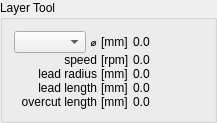
              <widget class="QGroupBox" name="toolGroupBox">
               <property name="title">
                <string>Layer Tool</string>
               </property>
               <layout class="QHBoxLayout" name="horizontalLayout_3">
                <property name="spacing">
                 <number>2</number>
                </property>
              <item>
               <layout class="QVBoxLayout" name="verticalLayout_2">
                <property name="spacing">
                 <number>0</number>
                </property>
                 <item>
                  <layout class="QGridLayout" name="toolValuesGrid" columnstretch="0,1,0,0">
                   <property name="horizontalSpacing">
                    <number>4</number>
                   </property>
                   <property name="verticalSpacing">
                    <number>0</number>
                   </property>
                   <item row="0" column="0">
                    <widget class="QComboBox" name="toolDiameterComboBox">
                     <property name="sizePolicy">
                      <sizepolicy hsizetype="Maximum" vsizetype="Fixed">
                       <horstretch>0</horstretch>
                       <verstretch>0</verstretch>
                      </sizepolicy>
                     </property>
                     <property name="sizeAdjustPolicy">
                      <enum>QComboBox::AdjustToContents</enum>
                     </property>
                     <property name="maxVisibleItems">
                      <number>20</number>
                     </property>
                    </widget>
                   </item>
                   <item row="0" column="1">
                    <widget class="QLabel" name="label_11">
                     <property name="sizePolicy">
                      <sizepolicy hsizetype="Expanding" vsizetype="Preferred">
                       <horstretch>0</horstretch>
                       <verstretch>0</verstretch>
                      </sizepolicy>
                     </property>
                     <property name="text">
                      <string notr="true">⌀</string>
                     </property>
                     <property name="textFormat">
                      <enum>Qt::PlainText</enum>
                     </property>
                     <property name="alignment">
                      <set>Qt::AlignRight|Qt::AlignTrailing|Qt::AlignVCenter</set>
                     </property>
                    </widget>
                   </item>
                   <item row="0" column="2">
                    <widget class="QLabel" name="toolDiameterUnitLabel">
                     <property name="sizePolicy">
                      <sizepolicy hsizetype="Maximum" vsizetype="Preferred">
                       <horstretch>0</horstretch>
                       <verstretch>0</verstretch>
                      </sizepolicy>
                     </property>
                     <property name="text">
                      <string notr="true">[mm]</string>
                     </property>
                    </widget>
                   </item>
                   <item row="0" column="3">
                    <widget class="QLabel" name="toolDiameterLabel">
                     <property name="minimumSize">
                      <size>
                       <width>70</width>
                       <height>0</height>
                      </size>
                     </property>
                     <property name="maximumSize">
                      <size>
                       <width>70</width>
                       <height>16777215</height>
                      </size>
                     </property>
                     <property name="text">
                      <string notr="true">0.0</string>
                     </property>
                    </widget>
                   </item>
                   <item row="1" column="0" colspan="2">
                    <widget class="QLabel" name="label_12">
                     <property name="sizePolicy">
                      <sizepolicy hsizetype="Expanding" vsizetype="Preferred">
                       <horstretch>0</horstretch>
                       <verstretch>0</verstretch>
                      </sizepolicy>
                     </property>
                     <property name="text">
                      <string>speed</string>
                     </property>
                     <property name="alignment">
                      <set>Qt::AlignRight|Qt::AlignTrailing|Qt::AlignVCenter</set>
                     </property>
                    </widget>
                   </item>
                   <item row="1" column="2">
                    <widget class="QLabel" name="toolSpeedUnitLabel">
                     <property name="sizePolicy">
                      <sizepolicy hsizetype="Maximum" vsizetype="Preferred">
                       <horstretch>0</horstretch>
                       <verstretch>0</verstretch>
                      </sizepolicy>
                     </property>
                     <property name="text">
                      <string notr="true">[rpm]</string>
                     </property>
                    </widget>
                   </item>
                   <item row="1" column="3">
                    <widget class="QLabel" name="toolSpeedLabel">
                     <property name="minimumSize">
                      <size>
                       <width>70</width>
                       <height>0</height>
                      </size>
                     </property>
                     <property name="maximumSize">
                      <size>
                       <width>70</width>
                       <height>16777215</height>
                      </size>
                     </property>
                     <property name="text">
                      <string notr="true">0.0</string>
                     </property>
                    </widget>
                   </item>
                   <item row="2" column="0" colspan="2">
                    <widget class="QLabel" name="label_13">
                     <property name="sizePolicy">
                      <sizepolicy hsizetype="Expanding" vsizetype="Preferred">
                       <horstretch>0</horstretch>
                       <verstretch>0</verstretch>
                      </sizepolicy>
                     </property>
                     <property name="text">
                      <string>lead radius</string>
                     </property>
                     <property name="alignment">
                      <set>Qt::AlignRight|Qt::AlignTrailing|Qt::AlignVCenter</set>
                     </property>
                    </widget>
                   </item>
                   <item row="2" column="2">
                    <widget class="QLabel" name="leadRadiusUnitLabel">
                     <property name="sizePolicy">
                      <sizepolicy hsizetype="Maximum" vsizetype="Preferred">
                       <horstretch>0</horstretch>
                       <verstretch>0</verstretch>
                      </sizepolicy>
                     </property>
                     <property name="text">
                      <string notr="true">[mm]</string>
                     </property>
                    </widget>
                   </item>
                   <item row="2" column="3">
                    <widget class="QLabel" name="leadRadiusLabel">
                     <property name="minimumSize">
                      <size>
                       <width>70</width>
                       <height>0</height>
                      </size>
                     </property>
                     <property name="maximumSize">
                      <size>
                       <width>70</width>
                       <height>16777215</height>
                      </size>
                     </property>
                     <property name="text">
                      <string notr="true">0.0</string>
                     </property>
                    </widget>
                   </item>
                   <item row="3" column="0" colspan="2">
                    <widget class="QLabel" name="label_15">
                     <property name="sizePolicy">
                      <sizepolicy hsizetype="Expanding" vsizetype="Preferred">
                       <horstretch>0</horstretch>
                       <verstretch>0</verstretch>
                      </sizepolicy>
                     </property>
                     <property name="text">
                      <string>lead length</string>
                     </property>
                     <property name="alignment">
                      <set>Qt::AlignRight|Qt::AlignTrailing|Qt::AlignVCenter</set>
                     </property>
                    </widget>
                   </item>
                   <item row="3" column="2">
                    <widget class="QLabel" name="leadLengthUnitLabel">
                     <property name="sizePolicy">
                      <sizepolicy hsizetype="Maximum" vsizetype="Preferred">
                       <horstretch>0</horstretch>
                       <verstretch>0</verstretch>
                      </sizepolicy>
                     </property>
                     <property name="text">
                      <string notr="true">[mm]</string>
                     </property>
                    </widget>
                   </item>
                   <item row="3" column="3">
                    <widget class="QLabel" name="leadLengthLabel">
                     <property name="minimumSize">
                      <size>
                       <width>70</width>
                       <height>0</height>
                      </size>
                     </property>
                     <property name="maximumSize">
                      <size>
                       <width>70</width>
                       <height>16777215</height>
                      </size>
                     </property>
                     <property name="text">
                      <string notr="true">0.0</string>
                     </property>
                    </widget>
                   </item>
                   <item row="4" column="0" colspan="2">
                    <widget class="QLabel" name="label_16">
                     <property name="sizePolicy">
                      <sizepolicy hsizetype="Expanding" vsizetype="Preferred">
                       <horstretch>0</horstretch>
                       <verstretch>0</verstretch>
                      </sizepolicy>
                     </property>
                     <property name="text">
                      <string>overcut length</string>
                     </property>
                     <property name="alignment">
                      <set>Qt::AlignRight|Qt::AlignTrailing|Qt::AlignVCenter</set>
                     </property>
                    </widget>
                   </item>
                   <item row="4" column="2">
                    <widget class="QLabel" name="overcutLengthUnitLabel">
                     <property name="sizePolicy">
                      <sizepolicy hsizetype="Maximum" vsizetype="Preferred">
                       <horstretch>0</horstretch>
                       <verstretch>0</verstretch>
                      </sizepolicy>
                     </property>
                     <property name="text">
                      <string notr="true">[mm]</string>
                     </property>
                    </widget>
                   </item>
                   <item row="4" column="3">
                    <widget class="QLabel" name="overcutLengthLabel">
                     <property name="minimumSize">
                      <size>
                       <width>70</width>
                       <height>0</height>
                      </size>
                     </property>
                     <property name="maximumSize">
                      <size>
                       <width>70</width>
                       <height>16777215</height>
                      </size>
                     </property>
                     <property name="text">
                      <string notr="true">0.0</string>
                     </property>
                    </widget>
                   </item>
                  </layout>
                 </item>

                </layout>
               </item>
                </layout>
               </widget>
